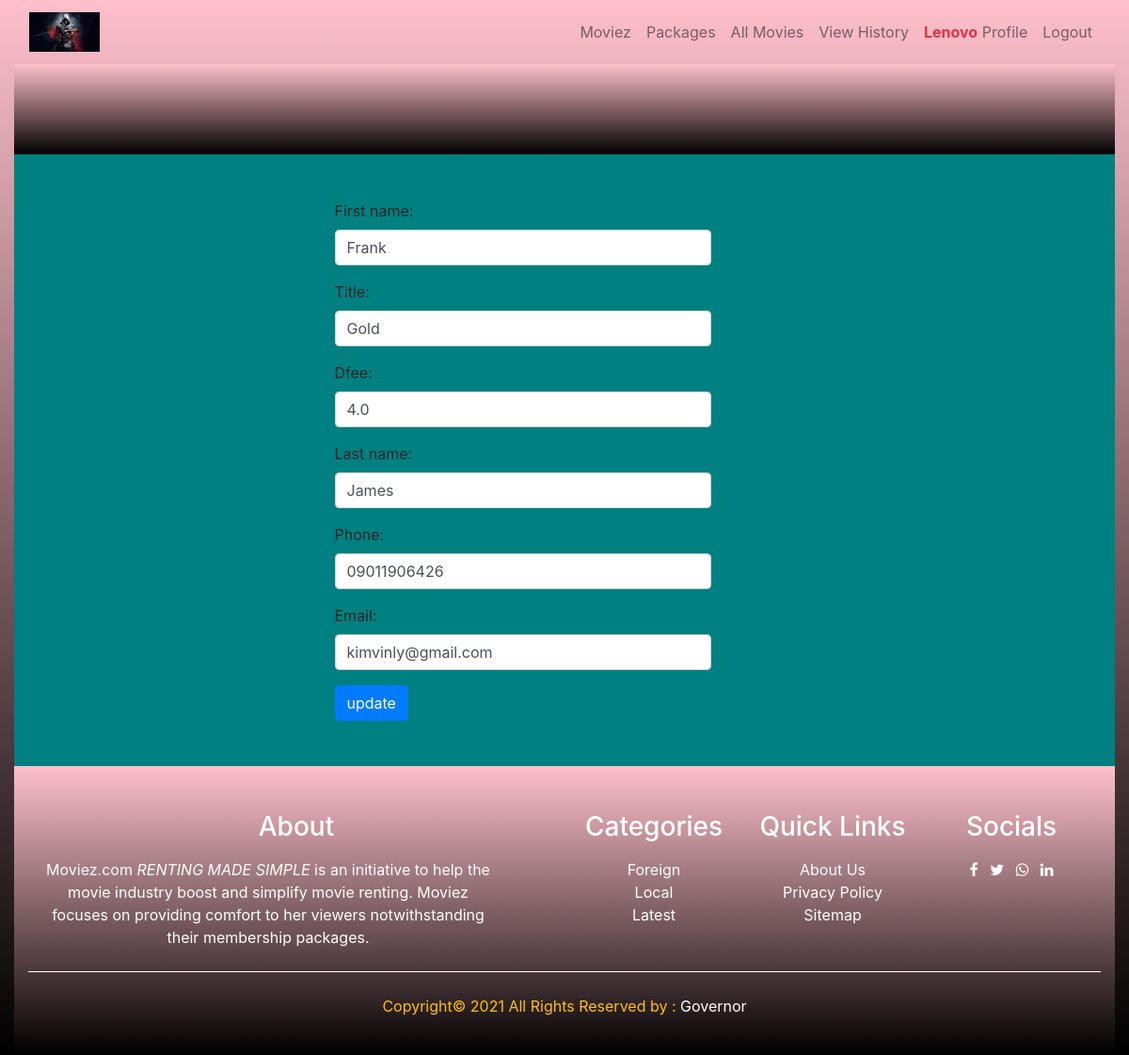
Page /profile-update/ (signed in) on the committed database.
### wayapp/models.py (models this page shows, shortened)
class Profile(models.Model):
    user=models.OneToOneField(User, on_delete=models.CASCADE, blank=True, null=True)
    first_name=models.CharField(max_length=50,blank=True, null=True)
    last_name=models.CharField(max_length=50,blank=True, null=True)
    phone=models.CharField(max_length=50, blank=True, null=True)
    title=models.CharField(max_length=100,  blank=True, null=True)
    fee=models.FloatField(blank=True, null=True)
    dfee=models.FloatField(blank=True, null=True)
    email=models.EmailField(blank=True, null=True)

### wayapp/views.py (the view)
# urls.py: path('profile-update/',views.profileupdate, name='update'),
@login_required(login_url='loginform')
def profileupdate(request):
    user= Profile.objects.get(user__username=request.user.username)
    form = ProfileForm(instance = request.user.profile)
    if request.method=='POST':
        form = ProfileForm(request.POST,  instance=request.user.profile)
        if form.is_valid:
            form.save()
            messages.success(request, 'Profile update successful')
            return redirect('dashboard')
    context = {
        'form': form,
        'user':user
    }
    return render(request, 'profileupdate.html', context)

### wayapp/forms.py
class ProfileForm(forms.ModelForm):
    class Meta:
        model = Profile
        fields=('first_name','title','dfee','last_name', 'phone', 'email')
        widgets = {
            'title':forms.TextInput(attrs={'class':'form-control','placeholder':'Choose Membership Package'}),
            'dfee':forms.NumberInput(attrs={'class':'form-control','placeholder':'fee'}),
            'first_name':forms.TextInput(attrs={'class':'form-control','placeholder':'First Name'}),
            'last_name':forms.TextInput(attrs={'class':'form-control','placeholder':'Last Name'}),
            'phone':forms.TextInput(attrs={'class':'form-control','placeholder':'Phone'}),
            'email':forms.TextInput(attrs={'class':'form-control','placeholder':'Email'}),
        }

### wayapp/context_processor.py (called while the page is built)
def dropdown(request):
    categories = Category.objects.all()
    context = {
        'categories':categories
    }
    return context

def member(request):
    member = Member.objects.all()
    context = {
        'member':member
    }
    return context

### wayapp/templates/profileupdate.html (shortened to what this page needs)
{% extends "base.html" %}
{% block dashheader %}{% include "dashheader.html" %}{% endblock dashheader %}
{% block content %}
  <div class="container-fluid" style="background-color: teal;">
      <div class="row">
          <div class="col-9 col-sm-5 col-md-5 col-lg-3"></div>
          <div class="col-9 col-sm-5 col-md-5 col-lg-5 p-5">
            <form style="width: 400px;" method="POST" action="{% url 'update' %}">
                <div class="form-group">
                  {{form.as_p}}
                </div>
                <button type="submit" class="btn btn-primary">update</button>
              </form>
          </div>
          <div class="col-9 col-sm-5 col-md-5 col-lg-3"></div>
      </div>
  </div>
{% endblock content %}

### wayapp/templates/dashheader.html (shortened to what this page needs)
{% load static %}
<div class="container-fluid dashhead">
    <nav class="navbar navbar-expand-lg navbar-light">
      <a class="navbar-brand" href="{% url 'index' %}"><img src="{% static 'img/icon.jpg' %}" width="25%"></a>
      <div class="collapse navbar-collapse" id="navbarSupportedContent">
        <ul class="navbar-nav ml-auto">
          <li class="nav-item">
            <a class="nav-link" href="{% url 'index' %}">Moviez <span class="sr-only">(current)</span></a>
          </li>
          <li class="nav-item dropdown">
            <a class="nav-link" href="{% url 'categories' %}">Packages</a>
          </li>
          <li class="nav-item">
              <a class="nav-link" href="{% url 'products' %}">All Movies</a>
          </li>
          <li class="nav-item">
              <a class="nav-link" href="{% url 'history' %}">View History</a>
          </li>
          <li class="nav-item">
              <a class="nav-link" href="{% url 'profile'  %}"><span class="text-danger font-weight-bold">{{request.user.username|title}}</span> Profile </a>
          </li>
          <li class="nav-item">
            <a class="nav-link" href="{% url 'logoutfunc' %}">Logout</a>
          </li>
        </ul>
      </div>
    </nav>

### wayapp/static/css/style.css (style rules this page uses)
* { margin: 0; padding: 0; box-sizing: border-box; }
.navbar .navbar-brand { color: white; }
.dashhead { background: linear-gradient(pink,black); }

### rows in the picture
Profile: first_name "Frank", title "Gold", dfee "4.0", last_name "James", phone "09011906426", email "kimvinly@gmail.com"

### other values in the picture
{{ request.user.username|title }} "Lenovo"
